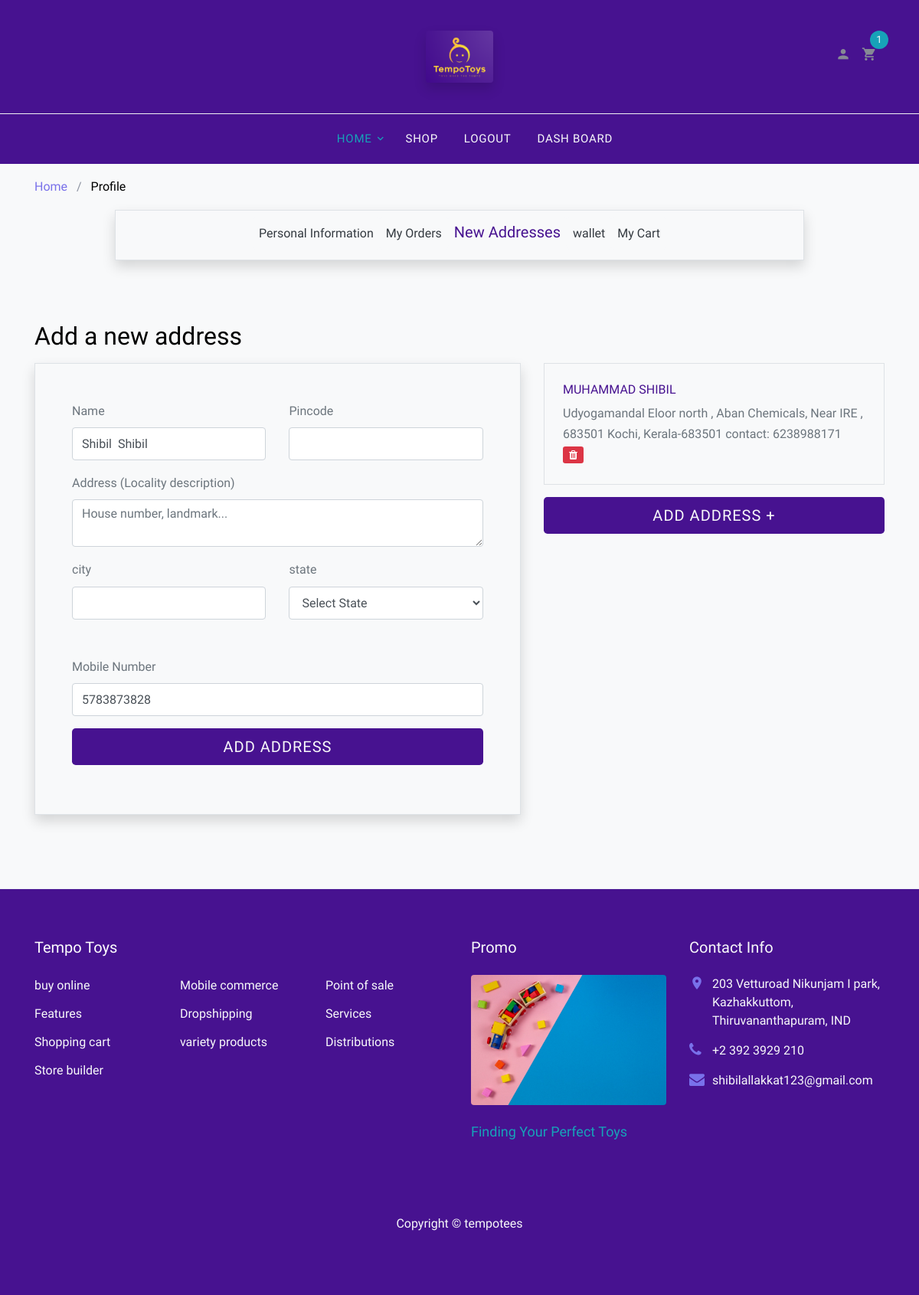
Page /add_address/ (signed in) on the earlier database version.
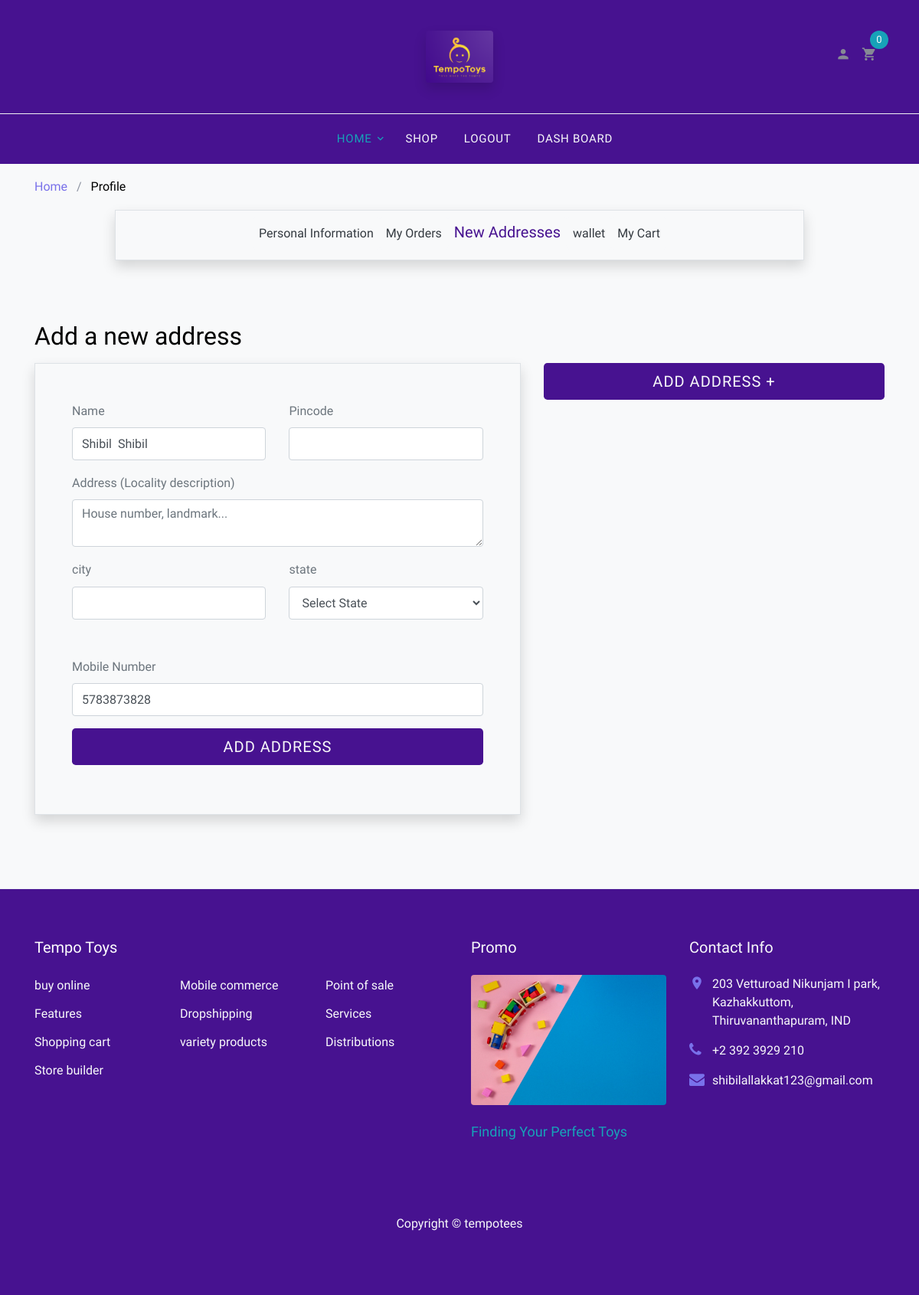
Same page on the later database version.
### register/models.py (models this page shows)
class TempoUser(AbstractUser):
    pass

### home/models.py (models this page shows, shortened)
class Address(models.Model):
    name = models.CharField(max_length=100)
    profile = models.ForeignKey(Profile, on_delete=models.CASCADE, related_name='address')
    area_desc = models.TextField()
    city = models.CharField(max_length=50)
    state = models.ForeignKey(State, null=True, on_delete=models.SET_NULL)
    mobile_number = models.CharField(max_length=10)
    is_default = models.BooleanField(null=True)
    pincode = models.CharField(max_length=6, null=True)

class State(models.Model):
    name = models.CharField(max_length=100)
    def __str__(self):
        return self.name

class Profile(models.Model):
    user = models.OneToOneField(TempoUser, on_delete=models.CASCADE, related_name='profile')
    mobile_number = models.CharField(max_length=200, null=True)
    gender_category = models.ForeignKey(Gender, null=True, on_delete=models.SET_NULL)
    age = models.IntegerField(null=True)
    referred_code = models.ForeignKey(referral_code, on_delete=models.CASCADE, null=True)

### home/views.py (the view, shortened to what this page needs)
# urls.py: path('add_address/', views.add_address, name='add_address'),
@never_cache
def add_address(request):
    if request.user.is_authenticated:
        context = {
            'states': State.objects.all(),
            'profile': False
        }
        return render(request, 'add_address.html', context)
    return redirect('r:login')

### templates/add_address.html (shortened to what this page needs)
{% extends "profile.html" %}
{% block exhead %}
<li class="nav-item">
  <a class="nav-link text-dark bg-light rounded" href="{% url 'h:profile' %}">Personal Information</a>
</li>
<li class="nav-item">
  <a class="nav-link text-dark bg-light rounded" href="{% url 'h:orders' %}">My Orders</a>
</li>
<li class="nav-item">
  <a class="nav-link text-purple h5 bg-light rounded" href="{% url 'h:add_address' %}">New Addresses</a>
</li>
<li class="nav-item">
  <a class="nav-link text-dark bg-light rounded" href="{% url 'h:wallet' %}">wallet</a>
</li>
<li class="nav-item">
  <a class="nav-link text-dark bg-light rounded" href="#my-cart">My Cart</a>
</li>
{% endblock exhead %}
{% block content %}
    <div class="site-section">
      <div class="container">
        <div class="row">
          <div class="col-md-12">
            <h2 class="h2 mb-3 text-black">Add a new address</h2>
          </div>
          <div class="col-md-7">
            {% if profile %}
            <form action="{% url 'h:add_address_from_profile' %}" method="POST">
            {% else %}
            <form action="{% url 'h:add_address' %}" method="POST">
            {% endif %}
              <div class="p-3 p-lg-5 border shadow mb-3">
                <div class="form-group row">
                  <div class="col-md-6">
                    <label for="c_fname" class="text-secondary">Name </label>
                    <input type="text" class="form-control" value="{{ request.user.first_name }}  {{ request.user.last_name }}" id="name" name="name">
                  </div>
                  <div class="col-md-6">
                    <label for="c_lname" class="text-secondary">Pincode </label>
                    <input type="text" class="form-control" id="pincode" maxlength="6" name="pincode">
                  </div>
                </div>
                <div class="form-group row">
                  <div class="col-md-12">
                    <label for="c_email" class="text-secondary">Address (Locality description) </label>
                        <textarea class="form-control" id="area_desc" placeholder="House number, landmark..." name="area_desc" cols="5" rows="2"></textarea>
                  </div>
                </div>
                <div class="form-group row">
                  <div class="col-md-6">
                    <label for="c_email" class="text-secondary">city</label>
                    <input type="text" maxlength="10" class="form-control" id="city" name="city" placeholder="">
                  </div>
                  <div class="col-md-6">
                    <label for="c_email" class="text-secondary">state</label>
                    <select class=" mb-3 form-control" id="state" name="state">
                      <option selected>Select State</option>
                   </select>
                    </div>
              </div>
                <div class="form-group row">
                    <div class="col-md-12">
                        <label for="c_email" class="text-secondary">Mobile Number</label>
                        <input type="text" maxlength="10" value="{{ request.user.profile.mobile_number }}" class="form-control" id="mobile_number" name="mobile_number" placeholder="">
                      </div>
                </div>
                <div class="form-group row">
                  <div class="col-lg-12">
                    <input type="submit" class="btn head-sec text-light btn-lg btn-block" value="Add address">
                  </div>
                </div>
              </div>
            </form>
          </div>
          {% endblock content %}

### templates/profile.html (shortened to what the changed rows need)
{% load static %}
<!DOCTYPE html>
<html lang="en">
  <head>
    <link rel="stylesheet" href="{% static 'fonts/icomoon/style.css' %}">
    <link rel="stylesheet" href="{% static 'css/bootstrap.min.css' %}">
    <link rel="stylesheet" href="{% static 'css/magnific-popup.css' %}">
    <link rel="stylesheet" href="{% static 'css/jquery-ui.css' %}">
    <link rel="stylesheet" href="{% static 'css/owl.carousel.min.css' %}">
    <link rel="stylesheet" href="{% static 'css/owl.theme.default.min.css' %}">
    <link rel="stylesheet" href="{% static 'css/aos.css' %}">
    <link rel="stylesheet" href="{% static 'css/style.css' %}">
    <link rel="stylesheet" href="{% static 'css/my_style.css' %}">
    <link rel="stylesheet" href="https://cdn.jsdelivr.net/npm/bootstrap-icons@1.7.1/font/bootstrap-icons.css">
  </head>
<body>
  <div class="site-wrap">
    <header class="head-sec site-navbar" role="banner">
      <div class="site-navbar-top">
        <div class="container">
          <div class="row align-items-center">
            <div class="col-6 col-md-4 order-3 order-md-3 text-right">
              <div class="site-top-icons">
                <ul>
                     <li>
                    <a href="{% url 'h:cart' %}" class="site-cart">
                      <span class="count head-sec bg-info text-light"><b>{{ request.user.cart.count }}</b></span>
                    </a>
                  </li>
                </ul>
              </div>
            </div>
          </div>
        </div>
      </div>
    </header>
{% block content %}{% endblock content %}
          {% if not avoid %}
          <div class="col-md-5 ml-auto">
            {% for address in request.user.profile.address.all %}
            <a href="{% url 'h:edit_address' address.id %}" class="text-secondary">
            <div class="p-4 border mb-3">
              <span class="d-block text-purple h6 text-uppercase">{{ address.name }}</span>
              <p class="mb-0">{{ address.area_desc }} {{ address.city}}, {{address.state}}-{{ address.pincode }}
                contact: {{ address.mobile_number }}
              </p>
              <a href="{% url 'h:delete_address' address.id %}" class="icon icon-trash btn-sm btn-danger px-2 py-1"></a>
            </div>
            </a>
            {% endfor %}
          </div>
        </div>
      </div>
    </div>
    {% endif %}
  </div>
  </body>
</html>

Differences in the rows shown:
removed Address: name "MUHAMMAD SHIBIL", area_desc "Udyogamandal Eloor north , Aban Chemicals, Near IRE , 683501", city "Kochi", state "Kerala", pincode "683501", mobile_number "6238988171"
computed for TempoUser "Shibil Shibil": user.cart.count "1" → "0"
